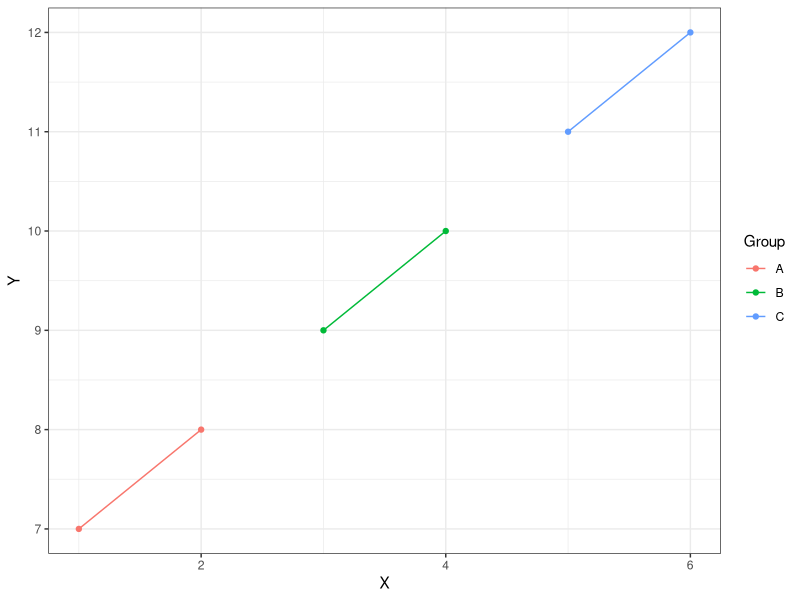

Write the R code that produced this figure. (Note: this script raises an error after producing the figure.)
## ---- chunk 1
knitr::opts_chunk$set(echo = TRUE)
## ---- chunk 2
suppressMessages(library(tidyverse))
## ---- chunk 3
#' Create a Scatterplot with Grouping
#'
#' This function creates a scatterplot with grouping based on a specified variable.
#'
#' @param data A data frame containing the dataset to be plotted. Named "data" as it is the data frame that you are using to create the plot.
#' @param group_var A character string specifying the variable used for grouping the data. Named "group_var" as it is the variable that you are grouping by.
#' @param x_var A numeric variable for the x-axis of the scatterplot. Named "x_var" as it is the variable that goes on the x-axis.
#' @param y_var A numeric variable for the y-axis of the scatterplot. Named "y_var" as it is the variable that goes on the y-axis.
#'
#' @return A scatterplot with grouping based on the specified variable.
#'
#' @examples
#' createScatterplot(your_data_frame, "Group Column", "X Column", "Y Column")
#'
#' @import ggplot2 dplyr
createScatterplot <- function(data, group_var, x_var, y_var) {
  
  # Check if group_var is character
  if (!is.character(data %>% pull({{group_var}}))) {
    stop("group_var must be a character variable.")
  }
  
  # Check if x_var is numeric
  if (!is.numeric(data%>% pull({{x_var}}))) {
    stop("x_var must be a numeric variable.")
  }
  
  # Check if y_var is numeric
  if (!is.numeric(data %>% pull({{y_var}}))) {
    stop("y_var must be a numeric variable.")
  }
  
  # Groups data by a variable
  data_grouped <- data %>%
    group_by({{group_var}})
  
  #Filters out any NA values
  data_filtered <- data_grouped %>%
    filter(!is.na({{y_var}}))
  
  #Plots graph
  ggplot(data_filtered, aes(x = {{x_var}}, y = {{y_var}}, color = {{group_var}})) +
    geom_point() +
    geom_line() +
    theme_bw()
}
## ---- chunk 4
# This code creates a dataset
custom_data <- data.frame(
  Group = c("A", "A", "B", "B", "C", "C"),
  Group2 = c(1, 2, 1, 2, 1, 2),
  X = c(1, 2, 3, 4, 5, 6),
  Y = c(7, 8, 9, 10, 11, 12)
)

print(custom_data)
## ---- chunk 5
# Let's use our function
createScatterplot(custom_data, Group, X, Y)

## ---- chunk 6
# Let's use our function, but with a non-character variable as our group_var
createScatterplot(custom_data, Group2, X, Y)
## ---- chunk 7
suppressMessages(library(testthat))
## ---- chunk 8
test_that("createScatterplot function tests", {
  
  # Test 1: Vector with no NA's
  data1 <- data.frame(
    Group = c("A", "A", "B", "B", "C", "C"),
    X = c(1, 2, 3, 4, 5, 6),
    Y = c(7, 8, 9, 10, 11, 12)
  )
  plot1 <- createScatterplot(data1, Group, X, Y)
  expect_true(!is.null(plot1), info = "Test 1 failed.")
  
  # Test 2: Vector with NA's
  data2 <- data.frame(
    Group = c("A", "A", "B", "B", "C", "C"),
    X = c(1, 2, 3, NA, 5, 6),
    Y = c(7, 8, 9, 10, 11, NA)
  )
  plot2 <- createScatterplot(data2, Group, X, Y)
  expect_true(!is.null(plot2), info = "Test 2 failed.")
  
  # Test 3: Vector of a different type
  data3 <- data.frame(
    Group = c("A", "A", "B", "B", "C", "C"),
    X = c(1, 2, 3, 4, 5, 6),
    Y = c("A", "B", "C", "D", "E", "F")
  )
  expect_error(createScatterplot(data3, Group, X, Y), "y_var must be a numeric variable.", info = "Test 3 failed.")
  
  # Test 4: Vector of length 0
  data4 <- data.frame(
    Group = character(0),
    X = numeric(0),
    Y = numeric(0)
  )
  plot4 <- createScatterplot(data4, Group, X, Y)
  expect_true(!is.null(plot4), info = "Test 4 failed.")

})
